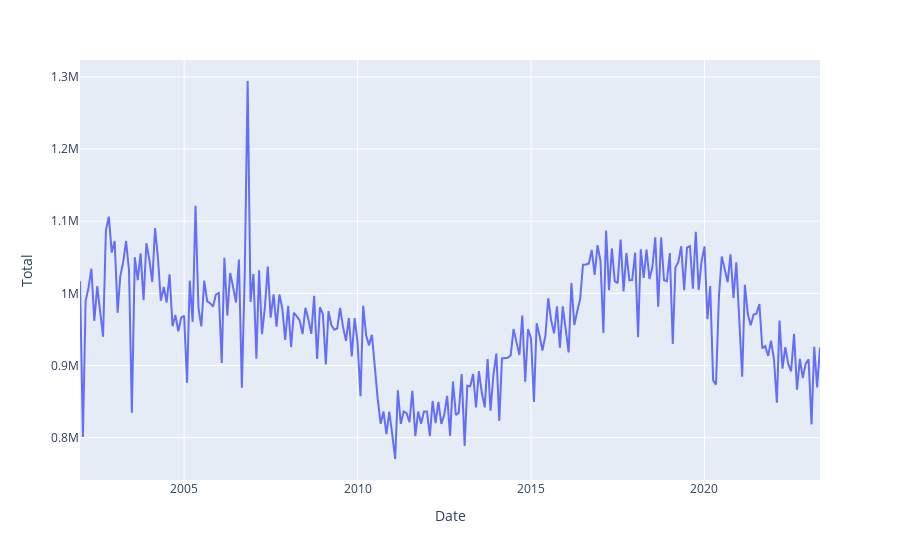

Notebook cell for this chart:
### Code cell
fig = px.line(df2, x=df2.index, y='Total')

fig.show()

### Figure 1 — Plotly figure (JSON) as saved in the notebook; plotly's stock layout.template omitted (floating-point values rounded to 4 significant figures; data arrays with more than 128 entries replaced by an {"elided": "..."} marker saying what was removed)
{"data": [{"hovertemplate": "Date=%{x}<br>Total=%{y}<extra></extra>", "legendgroup": "", "line": {"color": "#636efa", "dash": "solid"}, "marker": {"symbol": "circle"}, "mode": "lines", "name": "", "orientation": "v", "showlegend": false, "type": "scatter", "x": {"elided": "257 str values"}, "xaxis": "x", "y": {"elided": "257 int values"}, "yaxis": "y"}], "layout": {"legend": {"tracegroupgap": 0}, "margin": {"t": 60}, "xaxis": {"anchor": "y", "domain": [0, 1], "title": {"text": "Date"}}, "yaxis": {"anchor": "x", "domain": [0, 1], "title": {"text": "Total"}}}}
